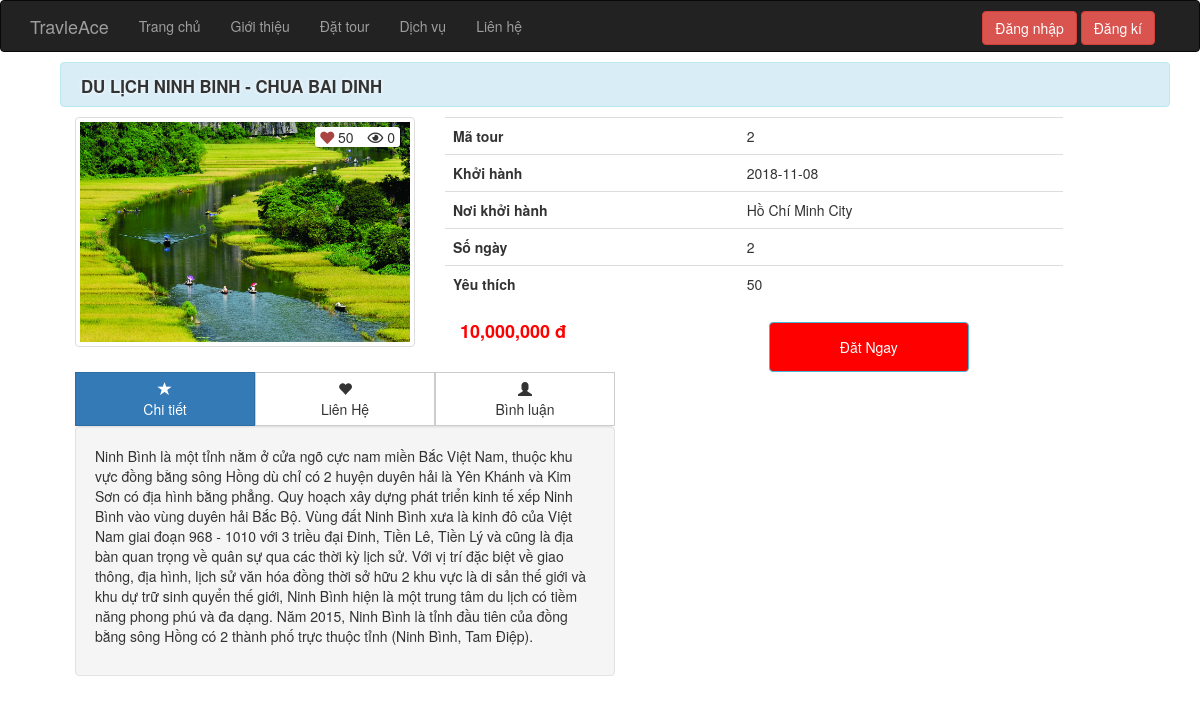
The app's page /site/chitiet/index.php?ma_tour=2 with its own data.
### tables this page shows
CREATE TABLE `tour` (
  `ma_tour` int(11) NOT NULL,
  `ten_tour` varchar(100) NOT NULL,
  `hinh` varchar(50) NOT NULL,
  `ma_kvt` int(11) NOT NULL,
  `gia` float NOT NULL,
  `so_ngay` int(11) NOT NULL,
  `so_luot_xem` int(11) NOT NULL,
  `so_luot_yeu_thich` int(11) NOT NULL,
  `ngay_khoi_hanh` date NOT NULL,
  `noi_khoi_hanh` varchar(50) NOT NULL,
  `chi_tiet` text NOT NULL
);

### site/chitiet/index.php (called while the page is built, shortened)
<?php
require_once "../../global.php";
require_once "../../pdo.php";
require_once "../../dao/chitiet.php";
$ma_tour=$_GET['ma_tour'];
$tour=tour_by_ma_tour($ma_tour);
extract($_REQUEST);
extract($tour);
require "../../layout.php";
 ?>

### pdo.php (called while the page is built, shortened)
<?php
function pdo_get_connection(){
    $dburl = "mysql:host=localhost;dbname=duan;charset=utf8";
    $username = 'root';
    $password = '';
    $conn = new PDO($dburl, $username, $password);
    $conn->setAttribute(PDO::ATTR_ERRMODE, PDO::ERRMODE_EXCEPTION);
    return $conn;
}
function pdo_query_one($sql){
    $sql_args = array_slice(func_get_args(), 1);
    try{
        $conn = pdo_get_connection();
        $stmt = $conn->prepare($sql);
        $stmt->execute($sql_args);
        $row = $stmt->fetch(PDO::FETCH_ASSOC);
        return $row;
    }
    catch(PDOException $e){
        throw $e;
    }
    finally{
        unset($conn);
    }
}

### dao/chitiet.php (called while the page is built, shortened)
<?php
	function tour_by_ma_tour($ma_tour){
		$sql="SELECT * from tour where ma_tour=?";
		return pdo_query_one($sql,$ma_tour);
	}
 ?>

### global.php (called while the page is built, shortened)
<?php
$ROOT_URL = "/duan1";

### site/chitiet/chitiet.php (the view, shortened to what this page needs)
<div class="container">
	<div class="col-md-12 chi-tiet-tour">
		<h3 class="alert-info alert tieu-de-top"><a href="#"><?=$ten_tour?></a></h3>
		<div class="col-md-4 img-tour">
			<img width="100%" class="img-responsive img-thumbnail" src="<?=$ROOT_URL?>/css/images/<?=$hinh?>" alt="">
			<div class="tools">
				<a class="yeu-thich" href="index.php?like&ma_tour=<?=$ma_tour?>">
					<span class="fas fa-heart text-danger "></span>
					<span class="so-luot-yt"><?=$so_luot_yeu_thich?></span>
				</a>
				<a class="luot-xem" href="">
					<span class="far fa-eye"></span>
					<span class="so-luot-xem"><?=$so_luot_xem?></span>
				</a>
			</div>
		</div>
		<div class="col-md-7">
			<table class="table table-hover" border="0">
				<tbody>
					<tr>
						<th class="bold">Mã tour</th>
						<td><?=$ma_tour?></td>
					</tr>
					<tr>
						<th class="bold">Khởi hành</th>
						<td><?=$ngay_khoi_hanh?></td>
					</tr>
					<tr>
						<th class="bold">Nơi khởi hành</th>
						<td><?=$noi_khoi_hanh?></td>
					</tr>
					<tr>
						<th class="bold">Số ngày</th>
						<td><?=$so_ngay?></td>
					</tr>
					<tr>
						<th class="bold">Yêu thích</th>
						<td><?=$so_luot_yeu_thich?></td>
					</tr>
				</tbody>
			</table>
			<div class="col-md-6"><h4 class="gia-tour"> <?=number_format($gia) ?> đ</h4></div>
			<div class="col-md-6 "><button type="button" class="btn-info btn btn-dat-tour">Đăt Ngay</button></div>
		</div>
	</div>
	<div class="container">
	<div class="col-md-6">
    <div class="btn-pref btn-group btn-group-justified btn-group-lg" role="group" aria-label="...">
        <div class="btn-group" role="group">
            <button type="button" id="stars" class="btn btn-primary" href="#tab1" data-toggle="tab"><span class="glyphicon glyphicon-star" aria-hidden="true"></span>
                <div class="hidden-xs">Chi tiết</div>
            </button>
        </div>
        <div class="btn-group" role="group">
            <button type="button" id="favorites" class="btn btn-default" href="#tab2" data-toggle="tab"><span class="glyphicon glyphicon-heart" aria-hidden="true"></span>
                <div class="hidden-xs">Liên Hệ</div>
            </button>
        </div>
        <div class="btn-group" role="group">
            <button type="button" id="following" class="btn btn-default" href="#tab3" data-toggle="tab"><span class="glyphicon glyphicon-user" aria-hidden="true"></span>
                <div class="hidden-xs">Bình luận</div>
            </button>
        </div>
    </div>
        <div class="well">
      <div class="tab-content">
        <div class="tab-pane fade in active" id="tab1">
          <p><?=$chi_tiet?></p>
        </div>
      </div>
    </div>
	</div>
</div>
</div>

### css/main.css (style rules this page uses)
.tieu-de-top { margin: 10px 0; padding: 10px; text-transform: uppercase; text-indent: 10px; font-size: 1.5em; color: #333; text-shadow: 0px 0px 3px white; }

### css/chi_tiet_tour.css (style rules this page uses)
.btn-pref .btn { -webkit-border-radius:0 !important; }
.chi-tiet-tour h3 { font-weight: bold; text-shadow: 0px 0px 4px white; text-transform: uppercase; }
.chi-tiet-tour h3 a { color: #333; font-size: .8em; }
.bold { font-weight: bold; font-size: 1em; }
.gia-tour { padding: 0; margin: 0; color: red; font-weight: bold; }
.btn-dat-tour { background: red; width: 200px; height: 50px; font-size: 1em; }
.img-tour { position: relative; }
.tools { position: absolute; top: 10px; right: 30px; background: #fff; border-radius: 3px; }
.tools a { padding: 0 5px; color: #333; }
.tools a span { font-size: 1em; }
.tools a span.so-luot-yt { font-size: 1em; }

### records on screen
tour: ten_tour "DU LỊCH NINH BINH - CHUA BAI DINH", hinh (picture), so_luot_yeu_thich "50", so_luot_xem "0", ma_tour "2", ngay_khoi_hanh "2018-11-08", noi_khoi_hanh "Hồ Chí Minh City", so_ngay "2", gia "10,000,000", chi_tiet "Ninh Bình là một tỉnh nằm ở cửa ngõ cực nam miền Bắc Việt Nam, thuộc khu vực đồng bằng sông Hồng dù chỉ có 2 huyện duyên hải là Yên Khánh và Kim Sơn có địa hình bằng phẳng. Quy hoạch xây dựng phát triển kinh tế xếp Ninh Bình vào vùng duyên hải Bắc Bộ. Vùng đất Ninh Bình xưa là kinh đô của Việt Nam giai đoạn 968 - 1010 với 3 triều đại Đinh, Tiền Lê, Tiền Lý và cũng là địa bàn quan trọng về quân sự qua các thời kỳ lịch sử. Với vị trí đặc biệt về giao thông, địa hình, lịch sử văn hóa đồng thời sở hữu 2 khu vực là di sản thế giới và khu dự trữ sinh quyển thế giới, Ninh Bình hiện là một trung tâm du lịch có tiềm năng phong phú và đa dạng. Năm 2015, Ninh Bình là tỉnh đầu tiên của đồng bằng sông…"
